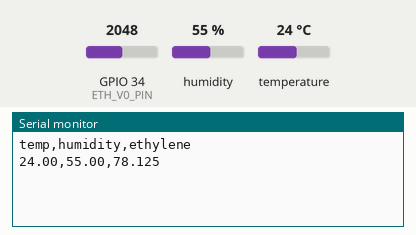
Bench run of a sketch on a simulated ESP32. On the bench: the last lines printed to the serial monitor. The test bench sets the inputs (shaded band); at power-on: humidity 55 %, GPIO 34 (ETH_V0_PIN) = 2048, temperature 24 °C (analog values on the 0–4095 scale).

Above: at 2.2 s.
2.3 s: humidity set to 22 %
At 3.7 s:
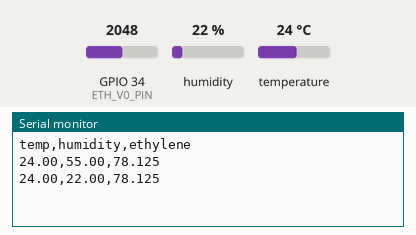
3.8 s: GPIO 34 (ETH_V0_PIN) set to 1560
5.3 s: temperature set to 12 °C
At 6.5 s:
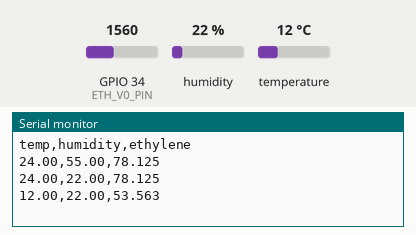
6.8 s: GPIO 34 (ETH_V0_PIN) set to 1640
At 8.1 s:
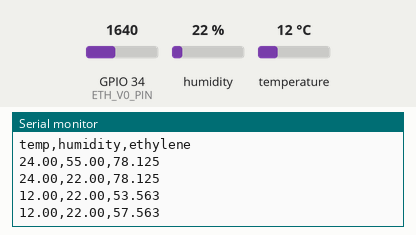
8.3 s: humidity set to 40 %
At 10.4 s:
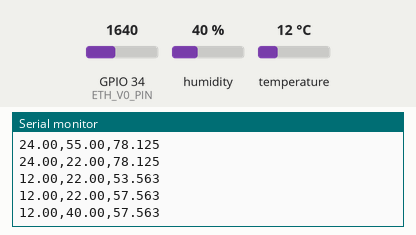
Timing chart, 0 to 10.8 s (numbered marks = the images above; inputs shaded):
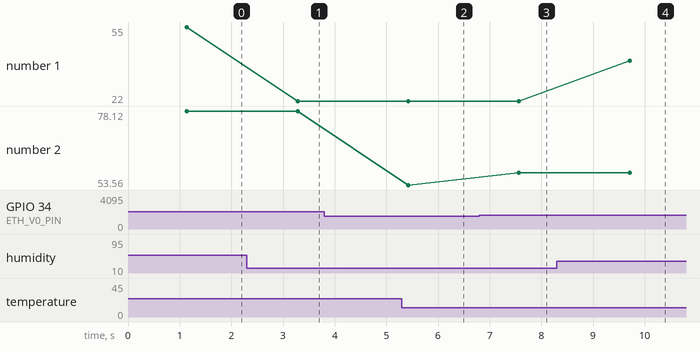

Measured:
- after the input at 2.3 s, the serial monitor: prints a new line after 0.98 s (image 1)
- after the input at 5.3 s, the serial monitor: prints a new line after 0.12 s (image 2)
- after the input at 6.8 s, the serial monitor: prints a new line after 0.77 s (image 3)
- after the input at 8.3 s, the serial monitor: prints a new line after 1.4 s (image 4)
- plotted number 1: 55 → 22 after the input at 2.3 s, 22 → 40 after the input at 8.3 s
- plotted number 2: 53.56 → 57.56 after the input at 6.8 s

The sketch:

spoil_classifier.ino
```cpp
#include <Wire.h>
#include <Adafruit_SHT31.h>

// Safe pins for standard ESP32 (avoids SPI Flash pins 6-11)
#define I2C_SDA 21
#define I2C_SCL 22
#define ETH_V0_PIN 34

const float ZERO_OFFSET_MV = 400.0;
const float MAX_SPAN_MV    = 1600.0;
const float MAX_PPM_RANGE  = 100.0;

// 5 minutes in milliseconds (5 * 60 * 1000)
const unsigned long RECORD_DURATION_MS = 300000UL;
unsigned long startTime = 0;

Adafruit_SHT31 sht31 = Adafruit_SHT31();
bool sht31Ready = false;

float readSmoothedEthylenePPM() {
  long mvSum = 0;
  const int samples = 10;

  for (int i = 0; i < samples; i++) {
    mvSum += analogReadMilliVolts(ETH_V0_PIN);
    delay(10);
  }

  float avgMilliVolts = mvSum / (float)samples;
  float ppm = ((avgMilliVolts - ZERO_OFFSET_MV) / MAX_SPAN_MV) * MAX_PPM_RANGE;
  return (ppm < 0.0) ? 0.0 : ppm;
}

void setup() {
  Serial.begin(115200);
  delay(1000);

  Wire.begin(I2C_SDA, I2C_SCL);

  // Do not halt if SHT31 is disconnected; SM4-C2H4 will still run
  sht31Ready = sht31.begin(0x44);

  analogReadResolution(12);
  analogSetPinAttenuation(ETH_V0_PIN, ADC_11db);

  Serial.println("temp,humidity,ethylene");

  // Record the exact time logging starts
  startTime = millis();
}

void loop() {
  // Check if 5 minutes (300,000 ms) have elapsed
  if (millis() - startTime >= RECORD_DURATION_MS) {
    Serial.println("--- 5 MINUTES COMPLETE: LOGGING STOPPED ---");
    while (true) {
      delay(1000); // Halt further readings until you press the ESP32 EN/RST button
    }
  }

  // 1. Always read YYS SM4-C2H4 independently
  float eth = readSmoothedEthylenePPM();

  // 2. Attempt SHT31 read (and auto-recover if reconnected mid-run)
  if (!sht31Ready) {
    sht31Ready = sht31.begin(0x44);
  }

  float temp = NAN;
  float hum  = NAN;

  if (sht31Ready) {
    temp = sht31.readTemperature();
    hum  = sht31.readHumidity();

    // Mark false if unplugged mid-run so it re-initializes when plugged back in
    if (isnan(temp) || isnan(hum)) {
      sht31Ready = false;
    }
  }

  // 3. Keep valid 3-column CSV format even when SHT31 is disconnected
  if (!isnan(temp) && !isnan(hum)) {
    Serial.print(temp, 2);
    Serial.print(",");
    Serial.print(hum, 2);
  } else {
    Serial.print("NaN,NaN");
  }

  Serial.print(",");
  Serial.println(eth, 3);

  delay(2000);
}
```
